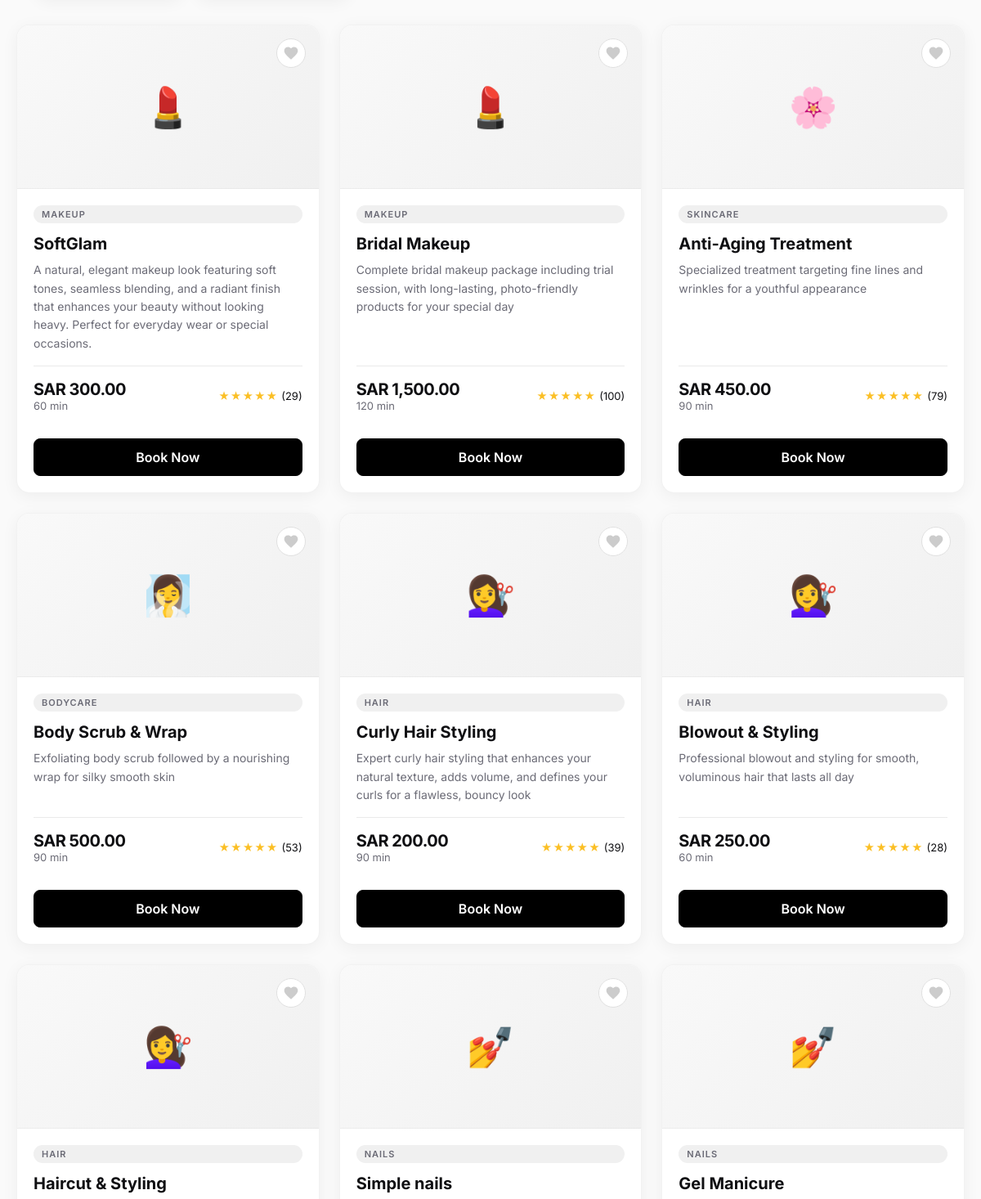
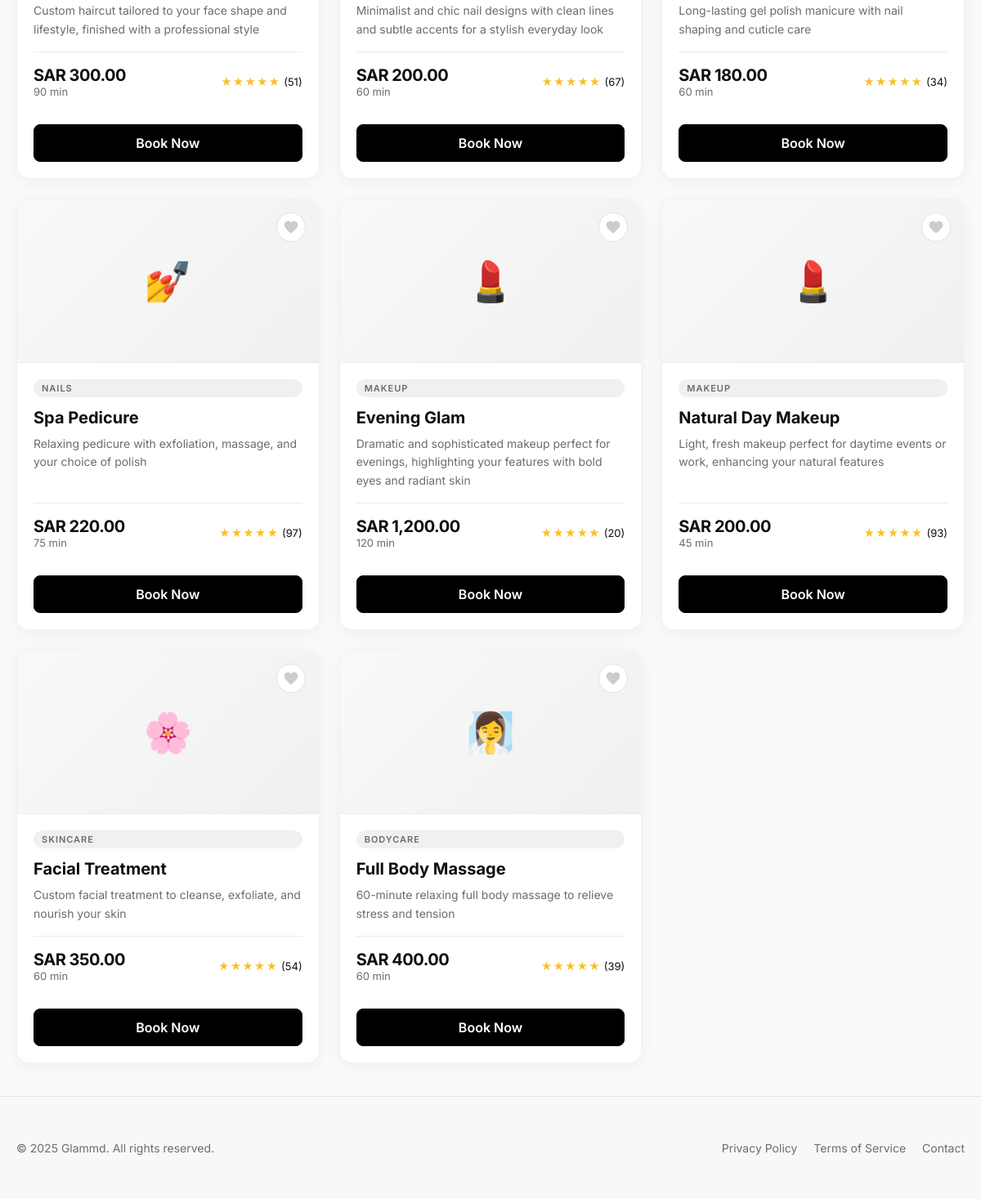
Page /intial/services.php (lower part) on the earlier database version (2 pictures, top to bottom).
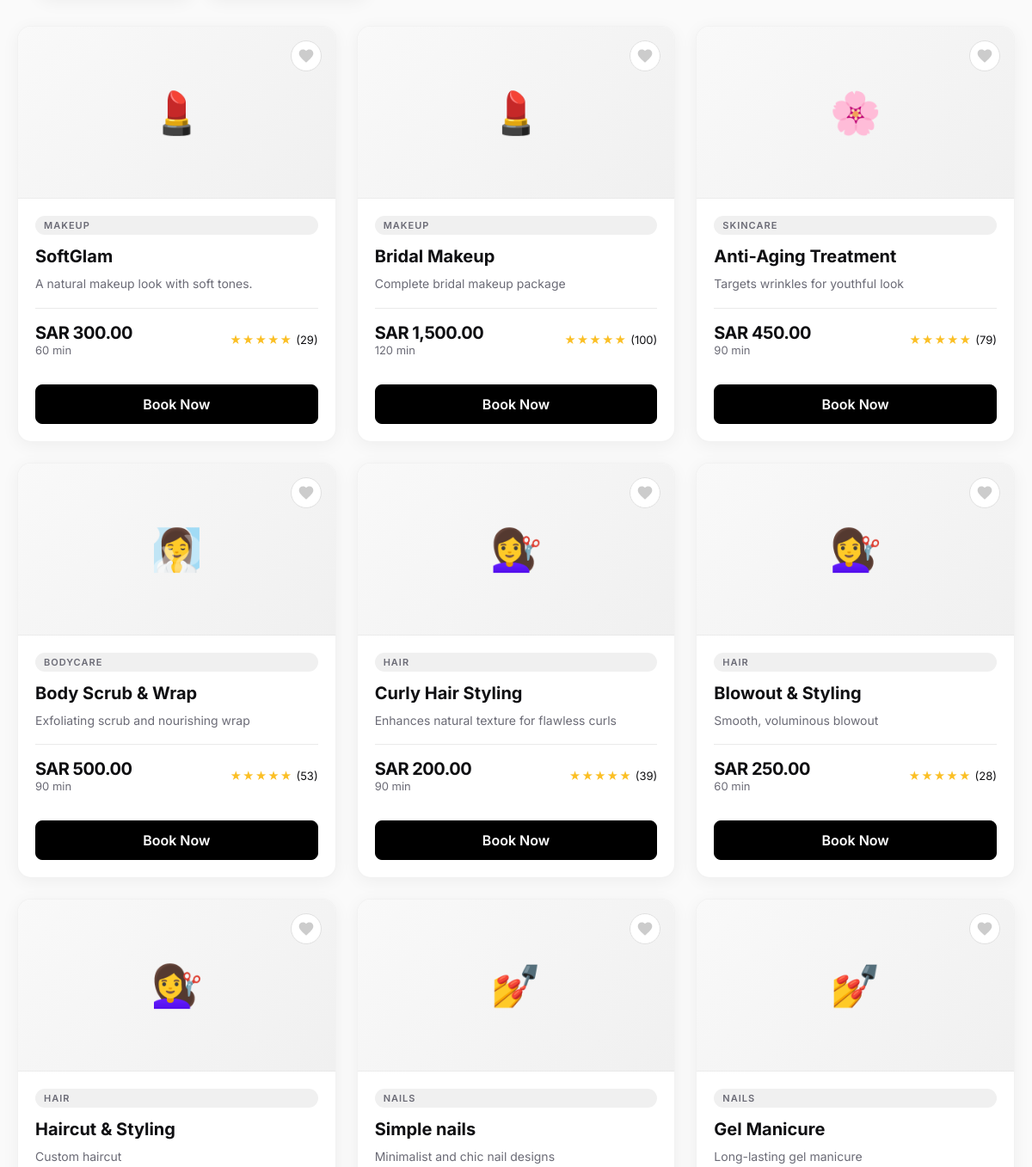
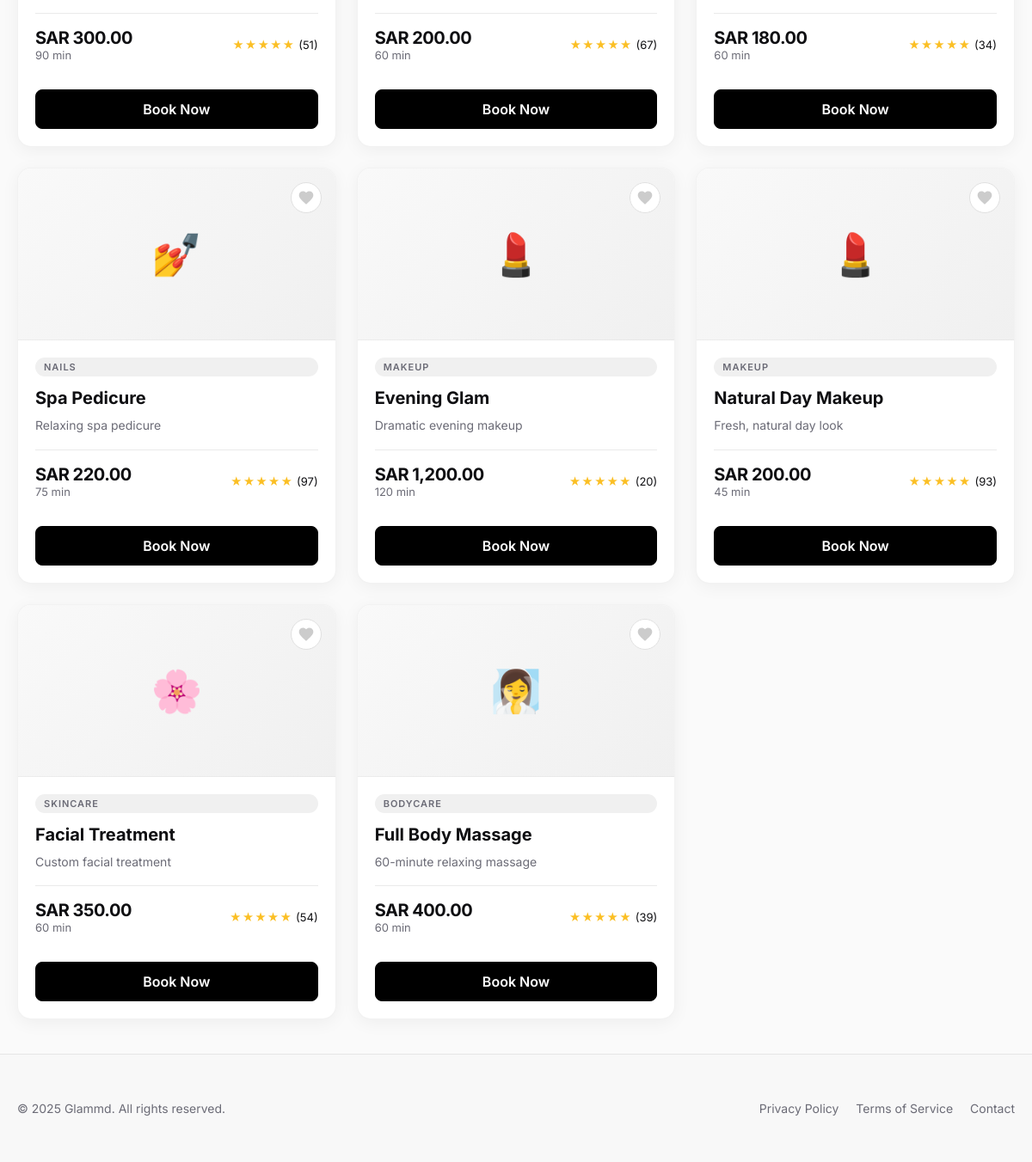
Same page on the later database version (2 pictures, top to bottom).
### tables this page shows
CREATE TABLE `Service` (
  `service_id` int UNSIGNED NOT NULL AUTO_INCREMENT,
  `professional_id` int UNSIGNED NOT NULL,
  `category` enum('Hair','Makeup','Skincare','Bodycare','Nails') NOT NULL,
  `title` varchar(160) NOT NULL,
  `description` text,
  `duration` smallint UNSIGNED NOT NULL,
  `price` decimal(10,2) NOT NULL,
  `tags` text,
  PRIMARY KEY (`service_id`),
  KEY `ix_service_professional` (`professional_id`),
  CONSTRAINT `fk_service_professional` FOREIGN KEY (`professional_id`) REFERENCES `Professional` (`professional_id`) ON DELETE CASCADE
);

### intial/services.php (the view, shortened to what this page needs)
<?php
require_once 'db.php';
?>
<!doctype html>
<html lang="en">
<head>
  <link rel="stylesheet" href="common.css">
</head>
<body class="has-solid-header">
  <main class="page">
    <div class="container">
      <div class="tab-content active" id="services-content">
      <div class="services-grid" id="services-grid">
        <?php
        $query = "SELECT s.*, u.name as professional_name, p.img as professional_img
                 FROM Service s
                 JOIN User u ON s.professional_id = u.user_id
                 JOIN Professional p ON s.professional_id = p.professional_id";
        $result = mysqli_query($conn, $query);
        if ($result && mysqli_num_rows($result) > 0) {
          while($service = mysqli_fetch_assoc($result)) {
            $formattedPrice = number_format($service['price'], 2);
            ?>
            <article class="service-card">
              <button class="favorite-btn" aria-label="Add to favorites">
                <svg xmlns="http://www.w3.org/2000/svg" viewBox="0 0 24 24" width="24" height="24">
                  <path d="M12 21.35l-1.45-1.32C5.4 15.36 2 12.28 2 8.5 2 5.42 4.42 3 7.5 3c1.74 0 3.41.81 4.5 2.09C13.09 3.81 14.76 3 16.5 3 19.58 3 22 5.42 22 8.5c0 3.78-3.4 6.86-8.55 11.54L12 21.35z"/>
                </svg>
              </button>
              <div class="service-image">
                <?php
                $emoji = '✨';
                switch($service['category']) {
                    case 'Hair': $emoji = '💇‍♀️'; break;
                    case 'Makeup': $emoji = '💄'; break;
                    case 'Nails': $emoji = '💅'; break;
                    case 'Skincare': $emoji = '🌸'; break;
                    case 'Bodycare': $emoji = '🧖‍♀️'; break;
                }
                echo $emoji;
                ?>
              </div>
              <div class="service-content">
                <span class="service-category"><?php echo htmlspecialchars($service['category']); ?></span>
                <h3 class="service-title"><?php echo htmlspecialchars($service['title']); ?></h3>
                <p class="service-description">
                  <?php echo htmlspecialchars($service['description']); ?>
                </p>
                <div class="service-meta">
                  <div>
                    <div class="service-price">SAR <?php echo $formattedPrice; ?></div>
                    <div class="service-duration"><?php echo $service['duration']; ?> min</div>
                  </div>
                  <div class="service-rating">
                    <span class="stars">★★★★★</span>
                    <span>(<?php echo rand(10, 100); ?>)</span>
                  </div>
                </div>
              </div>
              <div class="service-footer">
                <a href="booking.php?service=<?php echo $service['service_id']; ?>" class="btn-book">Book Now</a>
              </div>
            </article>
            <?php
          }
        } else {
          echo '<p class="no-results">No services available at the moment.</p>';
        }
        ?>
      </div>
    </div>
  </main>
  <footer class="site-footer">
    <div class="container footer-inner">
      <p>© 2025 Glammd. All rights reserved.</p>
      <div class="footer-links">
        <a href="#">Privacy Policy</a>
        <a href="#">Terms of Service</a>
        <a href="#">Contact</a>
      </div>
    </div>
  </footer>
</body>
</html>

### intial/common.css (style rules this page uses)
:root { --bg: #fff; --text: #0f0f12; --muted: #6b6b76; --accent: #111; --accent-text: #fff; --container: 75rem; }
* { box-sizing: border-box; }
html, body { height: 100%; }
body { margin: 0; display: flex; flex-direction: column; min-height: 100svh; font-family: Inter, system-ui, -apple-system, Segoe UI, Roboto, "Helvetica Neue", Arial, sans-serif; color: var(--text); background: var(--bg); }
.container { max-width: var(--container); margin-inline: auto; padding-inline: 1.25rem; width: 100%; }
main.page { flex: 1 0 auto; padding-top: 4rem; }
.site-footer { flex-shrink: 0; background: #f8f8f8; border-top: 0.0625rem solid rgba(0,0,0,.08); padding: 2.5rem 0; font-size: 0.875rem; color: var(--muted); }
.footer-inner { display: flex; flex-wrap: wrap; align-items: center; justify-content: space-between; gap: 0.625rem; text-align: center; }
.footer-links a { color: var(--muted); text-decoration: none; margin-left: 1rem; transition: color .2s ease; }

### intial/services.php (style rules this page uses)
body { background:#fafafa; }
.tab-content { display: none; }
.tab-content.active { display: block; }
.services-grid { display: grid; grid-template-columns: repeat(auto-fill, minmax(20rem, 1fr)); gap: 1.5rem; margin-bottom: 2.5rem; }
.service-card { background: white; border: 0.0625rem solid rgba(0,0,0,0.05); border-radius: 1rem; overflow: hidden; transition: transform 0.2s, box-shadow 0.2s, border-color 0.2s; box-shadow: 0 0.25rem 1.25rem rgba(0,0,0,0.05); display: flex; flex-direction: column; position: relative; }
.favorite-btn { position: absolute; top: 1rem; right: 1rem; background: white; border: 0.0625rem solid #e0e0e0; border-radius: 50%; width: 2.25rem; height: 2.25rem; display: flex; align-items: center; justify-content: center; cursor: pointer; transition: all 0.2s ease; z-index: 2; }
.favorite-btn svg { width: 1.25rem; height: 1.25rem; fill: #ccc; transition: fill 0.2s ease; }
.service-card::before { content: ''; position: absolute; top: 0; left: 0; right: 0; bottom: 0; border-radius: 1rem; background: linear-gradient(135deg, rgba(255, 117, 140, 0.08) 0%, rgba(255, 117, 140, 0.02) 100%); opacity: 0; transition: opacity 0.2s ease; pointer-events: none; }
.service-image { width: 100%; height: 12.5rem; background: linear-gradient(135deg, #f9f9f9 0%, #f0f0f0 100%); display: flex; align-items: center; justify-content: center; font-size: 3rem; border-bottom: 0.0625rem solid rgba(0,0,0,0.05); transition: background 0.2s ease; position: relative; z-index: 1; }
.service-content { padding: 1.25rem; flex: 1; display: flex; flex-direction: column; }
.service-category { display: inline-block; padding: 0.25rem 0.625rem; background: #f0f0f0; border-radius: 999px; font-size: 0.6875rem; text-transform: uppercase; letter-spacing: 0.0625rem; font-weight: 600; color: var(--muted); margin-bottom: 0.75rem; }
.service-title { margin: 0 0 0.5rem; font-weight: 700; font-size: 1.25rem; line-height: 1.3; }
.service-description { margin: 0 0 1rem; color: var(--muted); font-size: 0.875rem; line-height: 1.6; }
.service-meta { display: flex; justify-content: space-between; align-items: center; padding-top: 1rem; border-top: 0.0625rem solid #eaeaea; margin-bottom: 0.75rem; margin-top: auto; }
.service-price { font-weight: 700; font-size: 1.25rem; letter-spacing: -0.03125rem; }
.service-duration { color: var(--muted); font-size: 0.8125rem; }
.service-rating { display: flex; align-items: center; gap: 0.25rem; font-size: 0.8125rem; }
.stars { color: #fbbf24; letter-spacing: 0.0625rem; }
.service-footer { padding: 0 1.25rem 1.25rem; }
.btn-book { width: 100%; padding: 0.75rem 1.25rem; background: var(--accent); color: white; border: none; border-radius: 0.5rem; font-weight: 600; font-size: 0.9375rem; cursor: pointer; transition: opacity .2s ease; font-family: inherit; }

Differences in the rows shown:
changed service "SoftGlam": description "A natural, elegant makeup look featuring soft tones, seamless blending, and a radiant finish that enhances your beauty without looking heavy. Perfect for everyday wear or special occasions." → "A natural makeup look with soft tones."
changed service "Bridal Makeup": description "Complete bridal makeup package including trial session, with long-lasting, photo-friendly products for your special day" → "Complete bridal makeup package"
changed service "Anti-Aging Treatment": description "Specialized treatment targeting fine lines and wrinkles for a youthful appearance" → "Targets wrinkles for youthful look"
changed service "Body Scrub & Wrap": description "Exfoliating body scrub followed by a nourishing wrap for silky smooth skin" → "Exfoliating scrub and nourishing wrap"
changed service "Curly Hair Styling": description "Expert curly hair styling that enhances your natural texture, adds volume, and defines your curls for a flawless, bouncy look" → "Enhances natural texture for flawless curls"
changed service "Blowout & Styling": description "Professional blowout and styling for smooth, voluminous hair that lasts all day" → "Smooth, voluminous blowout"
changed service "Haircut & Styling": description "Custom haircut tailored to your face shape and lifestyle, finished with a professional style" → "Custom haircut"
changed service "Simple nails": description "Minimalist and chic nail designs with clean lines and subtle accents for a stylish everyday look" → "Minimalist and chic nail designs"
changed service "Gel Manicure": description "Long-lasting gel polish manicure with nail shaping and cuticle care" → "Long-lasting gel manicure"
changed service "Spa Pedicure": description "Relaxing pedicure with exfoliation, massage, and your choice of polish" → "Relaxing spa pedicure"
changed service "Evening Glam": description "Dramatic and sophisticated makeup perfect for evenings, highlighting your features with bold eyes and radiant skin" → "Dramatic evening makeup"
changed service "Natural Day Makeup": description "Light, fresh makeup perfect for daytime events or work, enhancing your natural features" → "Fresh, natural day look"
changed service "Facial Treatment": description "Custom facial treatment to cleanse, exfoliate, and nourish your skin" → "Custom facial treatment"
changed service "Full Body Massage": description "60-minute relaxing full body massage to relieve stress and tension" → "60-minute relaxing massage"
